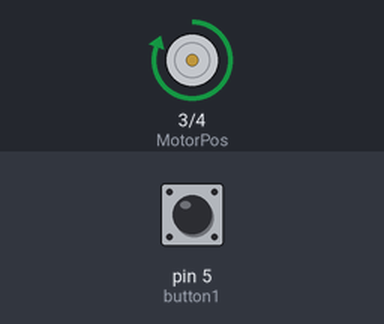
A sketch run on a simulated Arduino Uno, built with avr-gcc and run on an emulated ATmega328P. Shown: motor-driver pin pairs drawn as motors (green arrow = first pin HIGH = forward, orange = second pin HIGH = backward, longer = more drive). Inputs (shaded band) come from the test bench; at power-on: pin 5 (button1) HIGH.

Above: at 1.2 s.
1.3 s: pin 5 (button1) pulled LOW for 0.15 s
Timing chart, 0 to 4.3 s (numbered marks = the images above; inputs shaded):
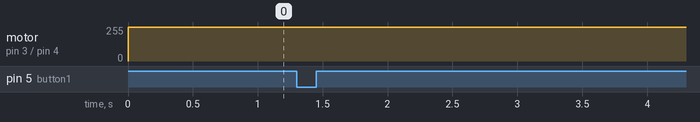

The sketch:

dc_motor_direction_control.ino
```cpp
const int MotorPos=3;
const int MotorNeg=4;
const int button1=5;
const int button2=6;

int clk=0,aclk=0;
void setup() {
  // put your setup code here, to run once:
pinMode(MotorPos,OUTPUT);
pinMode(MotorNeg,OUTPUT);
pinMode(button1,INPUT);
pinMode(button2,INPUT);
}

void loop() {
  // put your main code here, to run repeatedly:

clk=digitalRead(button1);
aclk=digitalRead(button1);

if (clk==0 && aclk==1)
{
  digitalWrite(MotorPos,HIGH);
  digitalWrite(MotorNeg,LOW);

}
else if (clk==1 && aclk==0)
{
  digitalWrite(MotorPos,LOW);
  digitalWrite(MotorNeg,HIGH);

}
else if (clk==aclk)
{
  digitalWrite(MotorPos,HIGH);
  digitalWrite(MotorNeg,LOW);

}


}
```
